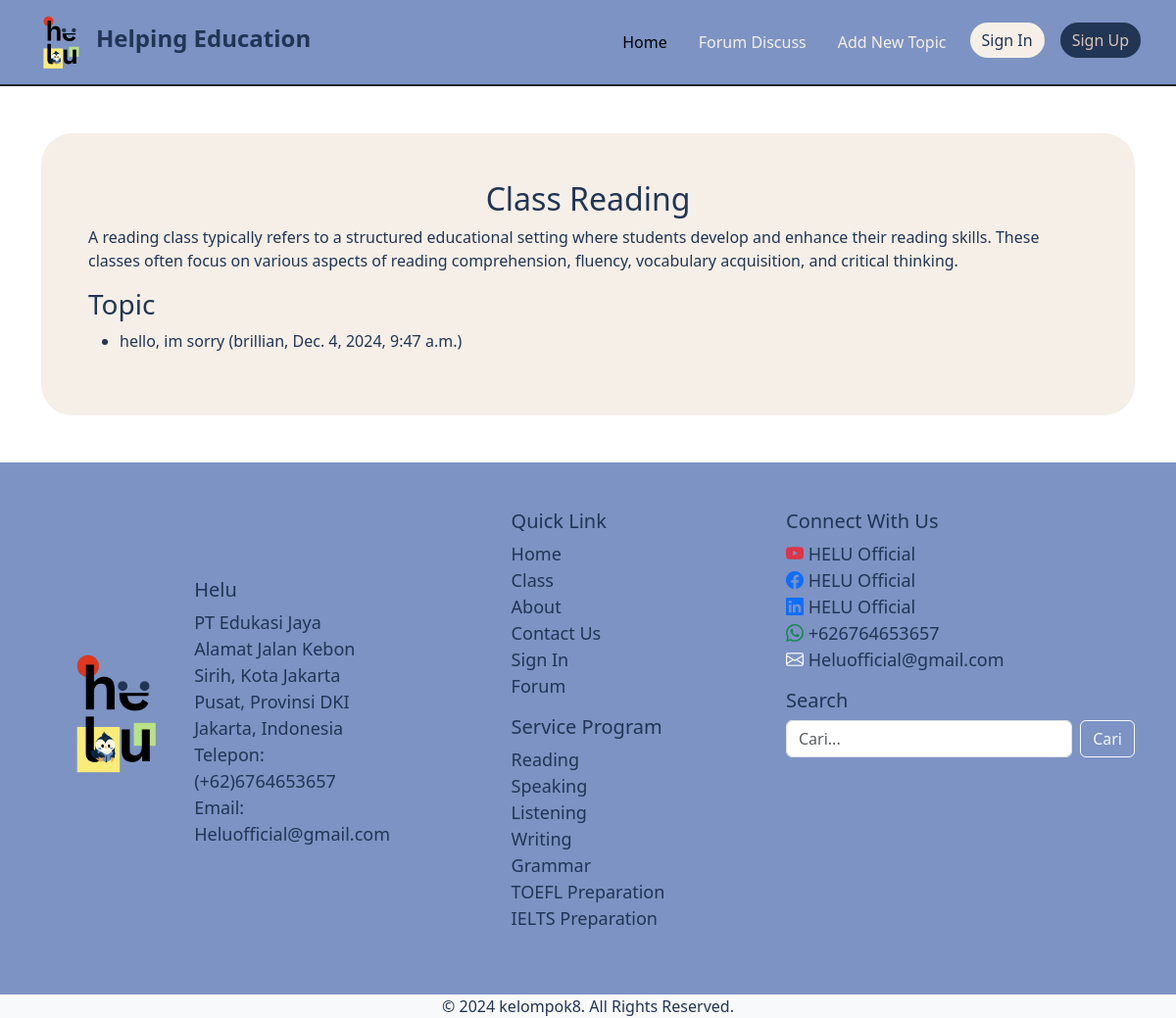
Before: /forum/1/ with the older database file.
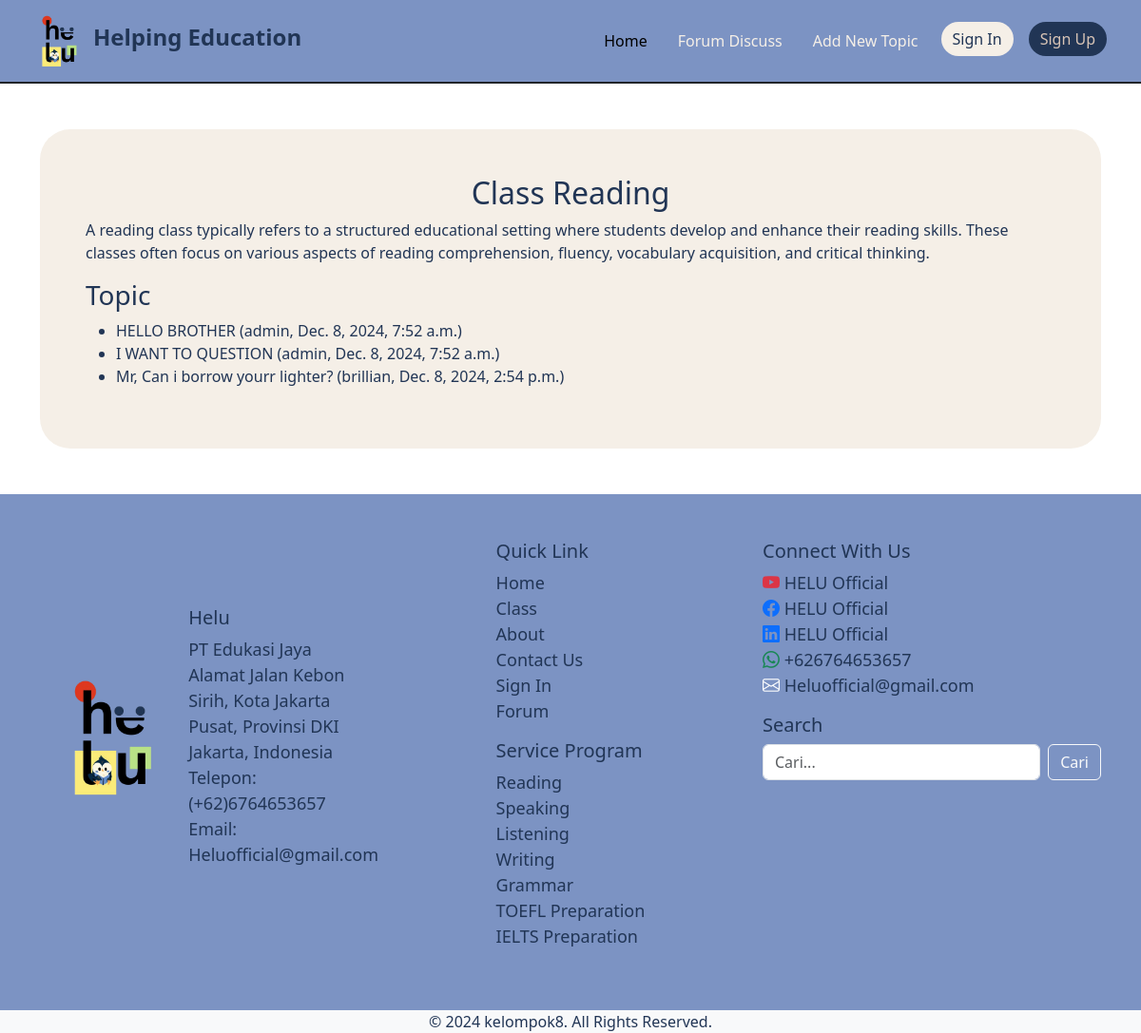
After: the same page with the newer database file.
### forum_discuss/models.py (models this page shows, shortened)
class Topic(models.Model):
    title = models.CharField(max_length=200)
    description = models.TextField()
    created_at = models.DateTimeField(auto_now_add=True)
    created_by = models.ForeignKey(User, on_delete=models.CASCADE)

class Post(models.Model):
    topic = models.ForeignKey(Topic, related_name='posts', on_delete=models.CASCADE)
    content = models.TextField()
    created_at = models.DateTimeField(auto_now_add=True)
    created_by = models.ForeignKey(User, on_delete=models.CASCADE)

### forum_discuss/views.py (the view)
# urls.py: path('<int:pk>/', views.topic_detail, name='topic_detail'),
def topic_detail(request, pk):
    topic = get_object_or_404(Topic, pk=pk)
    return render(request, 'forum/topic_detail.html', {'topic': topic})

### templates/forum/topic_detail.html (shortened to what this page needs)
{% extends 'topicBase.html' %}
{%load static%}
{%block content%}
<section class="container my-5">
    <div class=" bg-light1 p-5 color-dark rounded-5">
        <h2 class="text-center">{{ topic.title }}</h2>
        <p>{{ topic.description }}</p>
        <h3>Topic</h3>
        <ul>
            {% for post in topic.posts.all %}
                <li>{{ post.content }} ({{ post.created_by }}, {{ post.created_at }})</li>
            {% endfor %}
        </ul>
    </div>
</section>
{%endblock content%}

### templates/topicBase.html (shortened to what this page needs)
{%load static%}
<!DOCTYPE html>
<html lang="en">
<head>
    <link rel="stylesheet" href="{%static 'css/bootstrap.min.css'%}">
    <link rel="stylesheet" href="{%static 'css/custom.css'%}">
    <link rel="stylesheet" href="https://cdn.jsdelivr.net/npm/bootstrap-icons@1.11.3/font/bootstrap-icons.min.css">
    <link rel="stylesheet" href="https://cdnjs.cloudflare.com/ajax/libs/font-awesome/6.0.0-beta3/css/all.min.css">
</head>
<body>
  <nav class="navbar navbar-expand-lg bg-medium-dark px-3 py-2 border-bottom border-2 border-dark bounce">
      <div class="container-fluid">
          <img src="{% static 'images/L1.png' %}" alt="Logo" width="70" class="d-inline-block align-text-top">
          <h1 class="nav-text fs-4 fw-bolder color-dark">Helping Education</h1>
          <div class="collapse navbar-collapse" id="navbarSupportedContent">
              <ul class="navbar-nav ms-auto">
                  <li class="nav-item m-2">
                      <a class="nav-link active color-light" aria-current="page" href="{% url 'home:index' %}">Home</a>
                  </li>
                  <li class="nav-item m-2">
                      <a class="nav-link color-light" href="{% url 'topic_list' %}">Forum Discuss</a>
                  </li>
                  <li class="nav-item m-2">
                      <a class="nav-link color-light" href="{% url 'new_topic' %}">Add New Topic</a>
                  </li>
                  {% if user.is_authenticated %}
                  <li class="nav-item dropdown ">
                      <a class="nav-link dropdown-toggle d-flex align-items-center color-light" href="#" role="button" data-bs-toggle="dropdown" aria-expanded="false">
                          <img src="{{ user.userprofileinfo.profile_pic.url }}" alt="Profile Picture" class="rounded-circle me-2" style="width: 40px; height: 40px; object-fit: cover;">
                          <span class="ms-2">{{ user.username }}</span>
                      </a>
                      <ul class="dropdown-menu dropdown-menu-end" aria-labelledby="navbarDropdown">
                          <li><a class="dropdown-item" href="#">My Profile</a></li>
                          <li><a class="dropdown-item" href="{% url 'user:user_logout' %}">Logout</a></li>
                      </ul>
                  </li>
                  {% else %}
                  <li class="nav-item m-2">
                      <a class="btn-signIn btn btn-md bg-light1 border-0 rounded-5 color-dark" href="{% url 'user:user_login' %}">Sign In</a>
                  </li>
                  <li class="nav-item m-2">
                      <a class="btn-signUp btn btn-md bg-dark1 border-0 rounded-5 color-medium-light" href="{% url 'user:register' %}">Sign Up</a>
                  </li>
                  {% endif %}
              </ul>
          </div>
      </div>
  </nav>
    {%block content%}
    {%endblock content%}
    <footer class="footer bg-medium-dark text-white py-5 ">
      <div class="container">
        <div class="row">
          <div class=" col-md-4 footer-column d-flex align-items-center">
            <div class="logo">
              <img src="{%static 'images/L1.png'%}" alt="Helu Logo" class="img-fluid">
            </div>
            <article>
              <h5>Helu</h5>
              <p>PT Edukasi Jaya</p>
              <p>Alamat Jalan Kebon Sirih, Kota Jakarta Pusat, Provinsi DKI Jakarta, Indonesia</p>
              <p>Telepon: (+62)6764653657</p>
              <p>Email: Heluofficial@gmail.com</p>
            </article>
          </div>
      <section class="col-md-4  footer-column m-auto d-flex flex-column align-items-lg-center align-items-md-center align-items-sm-start">
        <div shadow-sm >
          <header>
            <h5>Quick Link</h5>
          </header>
          <article>
          <ul class="list-unstyled">
            <li><a href="{% url 'home:index' %}">Home</a></li>
            <li><a href="{% url 'classPage:class_page' %}">Class</a></li>
            <li><a href="{% url 'home:about' %}">About</a></li>
            <li><a href="{% url 'home:about' %}">Contact Us</a></li>
            <li><a href="{% url 'user:user_login' %}">Sign In</a></li>
            <li><a href="{% url 'topic_list' %}">Forum</a></li>
          </ul>
        </article>
           <header>
            <h5>Service Program</h5>
           </header>
          <article>
            <ul class="list-unstyled">
              <li><a href="#">Reading</a></li>
              <li><a href="#">Speaking</a></li>
              <li><a href="#">Listening</a></li>
              <li><a href="#">Writing</a></li>
              <li><a href="#">Grammar</a></li>
              <li><a href="#">TOEFL Preparation</a></li>
              <li><a href="#">IELTS Preparation</a></li>
            </ul>
          </article>
        </div>
      </section>
          <section class="col-md-4  footer-column">
            <header>
              <h5>Connect With Us</h5>
            </header>
            <article>
              <ul class="list-unstyled social-links">
                <li>
                  <a href="https://www.youtube.com/HELUOfficial" class="text-white">
                    <i class="bi bi-youtube text-danger"></i> HELU Official
                  </a>
                </li>
                <li>
                  <a href="https://www.facebook.com/HELUOfficial" class="text-white">
                    <i class="bi bi-facebook text-primary"></i> HELU Official
                  </a>
                </li>
                <li>
                  <a href="https://www.linkedin.com/company/HELUOfficial" class="text-white">
                    <i class="bi bi-linkedin text-primary"></i> HELU Official
                  </a>
                </li>
                <li>
                  <a href="tel:+626764653657" class="text-white">
                    <i class="bi bi-whatsapp text-success"></i> +626764653657
                  </a>
                </li>
                <li>
                  <a href="mailto:Heluofficial@gmail.com" class="text-white">
                    <i class="bi bi-envelope text-white"></i> Heluofficial@gmail.com
                  </a>
                </li>
              </ul>
            </article>
             <header>
              <h5>Search</h5>
             </header>
            <article>
              <form id="search-form" class="d-flex">
                <input type="text" id="search-input" class="form-control me-2" placeholder="Cari..." aria-label="Search">
                <button class="btn btn-outline-light" type="submit">Cari</button>
              </form>
            </article>
          </section>
        </div>
      </div>
    </footer>
    <section class="container-fluid text-center bg-light">
      <p class="mb-0">&copy; 2024 kelompok8. All Rights Reserved.</p>
    </section>
</body>
</html>

### static/css/custom.css (style rules this page uses)
body { background-color: #fff; }
.bg-dark1 { background-color: #213555; }
.bg-medium-dark { background-color: #7C93C3; }
.bg-light1 { background-color: #f5efe7; }
.color-dark { color: #213555; }
.color-medium-light { color: #d8c4b6; }
.color-light { color: #f5efe7; }
footer { background-color: #7c93c3; color: #ffffff; padding: 30px 0; font-size: 18px; }
.footer p { margin-bottom: 0; line-height: 1.5; }
.footer h5,p { color: #213555 !important; }
.footer a { text-decoration: none; }
.footer .footer-column ul li a { color: #213555 !important; }
.social-links i { transition: transform 0.3s ease; }
.footer-column { margin-bottom: 2rem; }

Changed rows visible on the page:
removed Post: content "hello, im sorry", created_by "brillian", created_at "Dec. 4, 2024, 9:47 a.m."
added Post: content "HELLO BROTHER", created_by "admin", created_at "Dec. 8, 2024, 7:52 a.m."
added Post: content "I WANT TO QUESTION", created_by "admin", created_at "Dec. 8, 2024, 7:52 a.m."
added Post: content "Mr, Can i borrow yourr lighter?", created_by "brillian", created_at "Dec. 8, 2024, 2:54 p.m."
